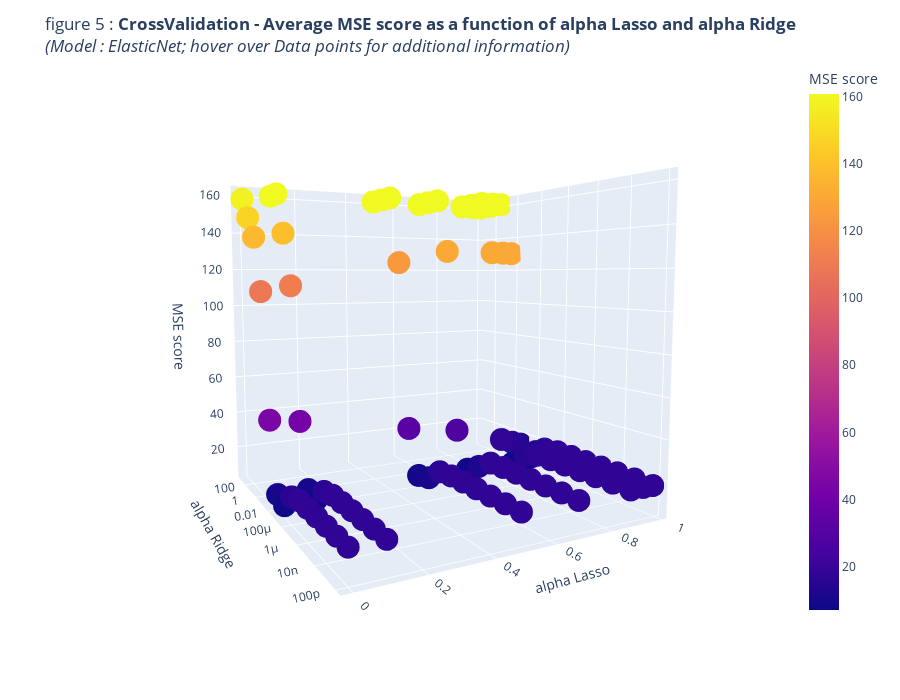

This figure's notebook cell:
### Markdown cell above
We use the sklearn version of the Elastic net. We test it for a penalty parameter $\alpha$-ridge
spaced evenly on a log scale $10e^{-10}$ to $10e^3$ and $\alpha$-lasso in $[0, 0.1, 0.5, 0.7, 0.9, 0.95, 0.99]$. We then plot a 3D scatter plot of the r2 score of the elastic net model as a function of $\alpha$-ridge and $\alpha$-lasso.

### Code cell
# X standardized
X_std = StandardScaler().fit_transform(df.drop(["fat"], axis=1))
y = df["fat"]

# Alphas
alphas_lasso = [0, 0.1, 0.5, 0.7, 0.9, 0.95, 0.99]
alphas_ridge = [10 ** (-i) for i in range(10, -4, -1)]

# CrossValidation
MSE_cross_val = []
for alpha_l in alphas_lasso:
    for alpha_r in alphas_ridge:
        avg_score = (
            CrossValidation(
                ElasticNet(alpha=alpha_r, l1_ratio=alpha_l), X_std, y, cv=10
            )
            .compute_scores()
            .avg_score_MSE
        )
        MSE_cross_val.append([alpha_l, alpha_r, avg_score])

# Converting to DataFrame for plotting
df_5 = pd.DataFrame(MSE_cross_val, columns=["alpha Lasso", "alpha Ridge", "MSE score"])

# Displaying Data -> 3D scatter plot
camera = dict(eye=dict(x=-1, y=-1.85, z=0.2))
fig_5 = px.scatter_3d(
    df_5, x="alpha Lasso", y="alpha Ridge", z="MSE score", color="MSE score", log_y=True
)
fig_5.update_layout(
    height=700,
    title="figure 5 : <b>CrossValidation - Average MSE score as a function of alpha Lasso and alpha Ridge</b><br><i>(Model : ElasticNet; hover over Data points for additional information)</i>",
    scene_camera=camera,
)

fig_5.show()

### Figure 1 — Plotly figure (JSON) as saved in the notebook; plotly's stock layout.template omitted (floating-point values rounded to 4 significant figures)
{"data": [{"hovertemplate": "alpha Lasso=%{x}<br>alpha Ridge=%{y}<br>MSE score=%{marker.color}<extra></extra>", "legendgroup": "", "marker": {"color": [17.75, 17.75, 17.75, 17.75, 17.73, 17.54, 15.8, 8.032, 10.06, 44.78, 108.7, 136.5, 147.4, 158.3, 17.75, 17.75, 17.75, 17.75, 17.73, 17.56, 15.97, 8.317, 10.16, 42.54, 111.5, 139.0, 160.7, 160.7, 17.75, 17.75, 17.75, 17.75, 17.74, 17.64, 16.68, 10.41, 8.499, 32.13, 124.0, 160.7, 160.7, 160.7, 17.75, 17.75, 17.75, 17.75, 17.74, 17.68, 17.05, 12.27, 7.704, 27.73, 130.7, 160.7, 160.7, 160.7, 17.75, 17.75, 17.75, 17.75, 17.75, 17.72, 17.44, 14.93, 7.123, 18.64, 130.5, 160.7, 160.7, 160.7, 17.75, 17.75, 17.75, 17.75, 17.75, 17.73, 17.54, 15.75, 7.588, 16.04, 130.3, 160.7, 160.7, 160.7, 17.75, 17.75, 17.75, 17.75, 17.75, 17.74, 17.62, 16.45, 9.189, 14.15, 130.1, 160.7, 160.7, 160.7], "coloraxis": "coloraxis", "symbol": "circle"}, "mode": "markers", "name": "", "scene": "scene", "showlegend": false, "type": "scatter3d", "x": [0, 0, 0, 0, 0, 0, 0, 0, 0, 0, 0, 0, 0, 0, 0.1, 0.1, 0.1, 0.1, 0.1, 0.1, 0.1, 0.1, 0.1, 0.1, 0.1, 0.1, 0.1, 0.1, 0.5, 0.5, 0.5, 0.5, 0.5, 0.5, 0.5, 0.5, 0.5, 0.5, 0.5, 0.5, 0.5, 0.5, 0.7, 0.7, 0.7, 0.7, 0.7, 0.7, 0.7, 0.7, 0.7, 0.7, 0.7, 0.7, 0.7, 0.7, 0.9, 0.9, 0.9, 0.9, 0.9, 0.9, 0.9, 0.9, 0.9, 0.9, 0.9, 0.9, 0.9, 0.9, 0.95, 0.95, 0.95, 0.95, 0.95, 0.95, 0.95, 0.95, 0.95, 0.95, 0.95, 0.95, 0.95, 0.95, 0.99, 0.99, 0.99, 0.99, 0.99, 0.99, 0.99, 0.99, 0.99, 0.99, 0.99, 0.99, 0.99, 0.99], "y": [1e-10, 1e-09, 1e-08, 1e-07, 1e-06, 1e-05, 0.0001, 0.001, 0.01, 0.1, 1, 10, 100, 1000, 1e-10, 1e-09, 1e-08, 1e-07, 1e-06, 1e-05, 0.0001, 0.001, 0.01, 0.1, 1, 10, 100, 1000, 1e-10, 1e-09, 1e-08, 1e-07, 1e-06, 1e-05, 0.0001, 0.001, 0.01, 0.1, 1, 10, 100, 1000, 1e-10, 1e-09, 1e-08, 1e-07, 1e-06, 1e-05, 0.0001, 0.001, 0.01, 0.1, 1, 10, 100, 1000, 1e-10, 1e-09, 1e-08, 1e-07, 1e-06, 1e-05, 0.0001, 0.001, 0.01, 0.1, 1, 10, 100, 1000, 1e-10, 1e-09, 1e-08, 1e-07, 1e-06, 1e-05, 0.0001, 0.001, 0.01, 0.1, 1, 10, 100, 1000, 1e-10, 1e-09, 1e-08, 1e-07, 1e-06, 1e-05, 0.0001, 0.001, 0.01, 0.1, 1, 10, 100, 1000], "z": [17.75, 17.75, 17.75, 17.75, 17.73, 17.54, 15.8, 8.032, 10.06, 44.78, 108.7, 136.5, 147.4, 158.3, 17.75, 17.75, 17.75, 17.75, 17.73, 17.56, 15.97, 8.317, 10.16, 42.54, 111.5, 139.0, 160.7, 160.7, 17.75, 17.75, 17.75, 17.75, 17.74, 17.64, 16.68, 10.41, 8.499, 32.13, 124.0, 160.7, 160.7, 160.7, 17.75, 17.75, 17.75, 17.75, 17.74, 17.68, 17.05, 12.27, 7.704, 27.73, 130.7, 160.7, 160.7, 160.7, 17.75, 17.75, 17.75, 17.75, 17.75, 17.72, 17.44, 14.93, 7.123, 18.64, 130.5, 160.7, 160.7, 160.7, 17.75, 17.75, 17.75, 17.75, 17.75, 17.73, 17.54, 15.75, 7.588, 16.04, 130.3, 160.7, 160.7, 160.7, 17.75, 17.75, 17.75, 17.75, 17.75, 17.74, 17.62, 16.45, 9.189, 14.15, 130.1, 160.7, 160.7, 160.7]}], "layout": {"coloraxis": {"colorbar": {"title": {"text": "MSE score"}}, "colorscale": [[0, "#0d0887"], [0.1111, "#46039f"], [0.2222, "#7201a8"], [0.3333, "#9c179e"], [0.4444, "#bd3786"], [0.5556, "#d8576b"], [0.6667, "#ed7953"], [0.7778, "#fb9f3a"], [0.8889, "#fdca26"], [1, "#f0f921"]]}, "height": 700, "legend": {"tracegroupgap": 0}, "margin": {"t": 60}, "scene": {"camera": {"eye": {"x": -1, "y": -1.85, "z": 0.2}}, "domain": {"x": [0, 1], "y": [0, 1]}, "xaxis": {"title": {"text": "alpha Lasso"}}, "yaxis": {"title": {"text": "alpha Ridge"}, "type": "log"}, "zaxis": {"title": {"text": "MSE score"}}}, "title": {"text": "figure 5 : <b>CrossValidation - Average MSE score as a function of alpha Lasso and alpha Ridge</b><br><i>(Model : ElasticNet; hover over Data points for additional information)</i>"}}}
